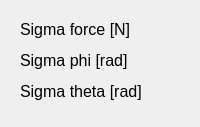
        <widget class="QWidget" name="estimationPage">
         <layout class="QVBoxLayout" name="verticalLayout_15">
          <item>
           <widget class="QWidget" name="estimationPlotsContainer" native="true">
            <layout class="QVBoxLayout" name="verticalLayout_8">
             <item>
              <widget class="QLabel" name="label_13">
               <property name="maximumSize">
                <size>
                 <width>16777215</width>
                 <height>20</height>
                </size>
               </property>
               <property name="font">
                <font>
                 <pointsize>12</pointsize>
                </font>
               </property>
               <property name="text">
                <string>Sigma force [N]</string>
               </property>
              </widget>
             </item>
             <item>
              <widget class="LivePlotWidget" name="estimation_F_plot" native="true"/>
             </item>
             <item>
              <widget class="QLabel" name="label_26">
               <property name="maximumSize">
                <size>
                 <width>16777215</width>
                 <height>20</height>
                </size>
               </property>
               <property name="font">
                <font>
                 <pointsize>12</pointsize>
                </font>
               </property>
               <property name="text">
                <string>Sigma phi [rad]</string>
               </property>
              </widget>
             </item>
             <item>
              <widget class="LivePlotWidget" name="estimation_phi_plot" native="true"/>
             </item>
             <item>
              <widget class="QLabel" name="label_27">
               <property name="maximumSize">
                <size>
                 <width>16777215</width>
                 <height>20</height>
                </size>
               </property>
               <property name="font">
                <font>
                 <pointsize>12</pointsize>
                </font>
               </property>
               <property name="text">
                <string>Sigma theta [rad]</string>
               </property>
              </widget>
             </item>
             <item>
              <widget class="LivePlotWidget" name="estimation_theta_plot" native="true"/>
             </item>
            </layout>
           </widget>
          </item>
         </layout>
        </widget>
